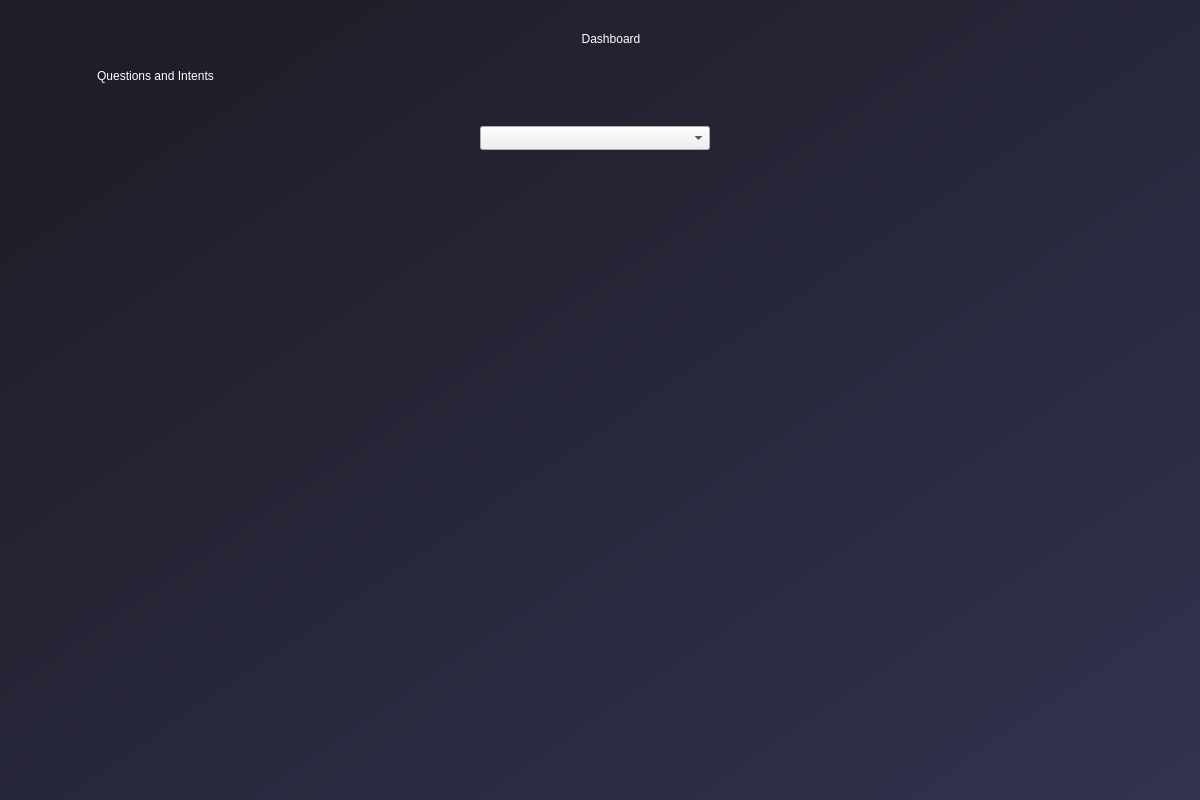
<?xml version="1.0" encoding="UTF-8"?>
<ui version="4.0">
 <class>Dialog</class>
 <widget class="QDialog" name="Dialog">
  <property name="geometry">
   <rect>
    <x>0</x>
    <y>0</y>
    <width>1200</width>
    <height>800</height>
   </rect>
  </property>
  <property name="windowTitle">
   <string>Dialog</string>
  </property>
  <widget class="QWidget" name="bgwidget" native="true">
   <property name="geometry">
    <rect>
     <x>0</x>
     <y>0</y>
     <width>1201</width>
     <height>801</height>
    </rect>
   </property>
   <property name="styleSheet">
    <string notr="true">QWidget#bgwidget {
    background-color: qlineargradient(spread: pad, x1: 0.091, y1: 0.101636, x2: 0.991379, y2: 0.977, stop: 0 rgba(30, 30, 40, 255), stop: 1 rgba(50, 50, 80, 255));
}

</string>
   </property>
   <widget class="QLabel" name="labelDashboard">
    <property name="geometry">
     <rect>
      <x>480</x>
      <y>10</y>
      <width>262</width>
      <height>57</height>
     </rect>
    </property>
    <property name="styleSheet">
     <string notr="true">font: 36pt &quot;MS Shell Dlg 2&quot;; color:rgb(255, 255, 255)</string>
    </property>
    <property name="text">
     <string>Dashboard</string>
    </property>
    <property name="alignment">
     <set>Qt::AlignCenter</set>
    </property>
   </widget>
   <widget class="QWidget" name="verticalLayoutWidget">
    <property name="geometry">
     <rect>
      <x>30</x>
      <y>100</y>
      <width>441</width>
      <height>691</height>
     </rect>
    </property>
    <layout class="QVBoxLayout" name="questionLayout"/>
   </widget>
   <widget class="QLabel" name="label">
    <property name="geometry">
     <rect>
      <x>0</x>
      <y>60</y>
      <width>311</width>
      <height>31</height>
     </rect>
    </property>
    <property name="styleSheet">
     <string notr="true">color: rgb(255, 255, 255);
font: 75 15pt &quot;Waree&quot;;</string>
    </property>
    <property name="text">
     <string>Questions and Intents</string>
    </property>
    <property name="alignment">
     <set>Qt::AlignCenter</set>
    </property>
   </widget>
   <widget class="QComboBox" name="intentCombo">
    <property name="geometry">
     <rect>
      <x>480</x>
      <y>126</y>
      <width>230</width>
      <height>24</height>
     </rect>
    </property>
    <property name="font">
     <font>
      <weight>75</weight>
      <bold>true</bold>
     </font>
    </property>
   </widget>
  </widget>
 </widget>
 <resources/>
 <connections/>
</ui>
